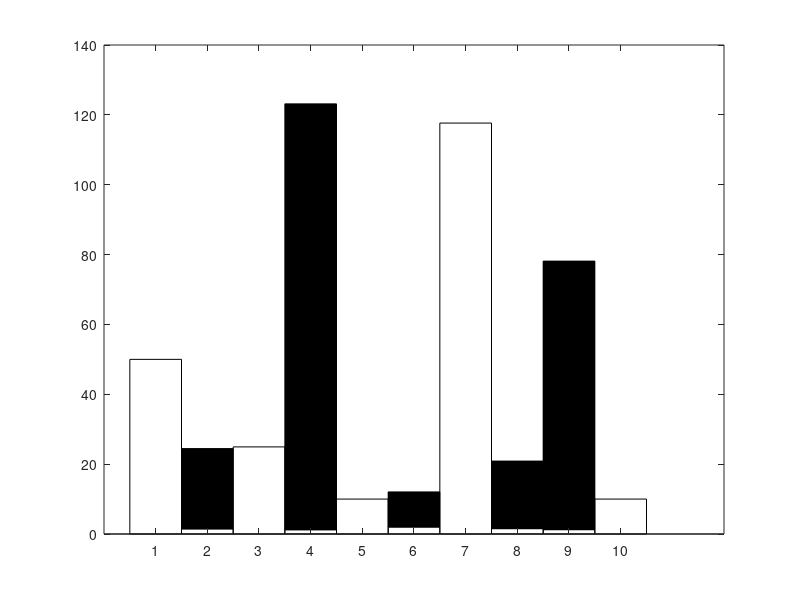

Recreate this plot in MATLAB. (Note: this script raises an error after producing the figure.)


lambda = 0.2;
%mu = 0.2;
mu = 0.234;
%mu = 0.2439;
Nc = 10;
N0 = 1;
h = [0.1+0.1i 0.2+0.8i 0.01+0.2i 0.1+0.9i 0.3+0.1i 0.1+0.7i 0.09+0.02i 0.1+0.8i 0.4+0.8i 0.1+0.3i];
Pn = zeros(Nc,1);
badness = zeros(Nc,1);

for i = 1:Nc
    badness(i) = N0./(abs(h(i))).^2;
    Pn(i) = 1/(lambda-mu*(abs(h(i)))^2) - badness(i);
    if Pn(i)<0
        Pn(i) = 0;
    end
end

Pn'

b = bar([badness,Pn],1,'stacked','FaceColor','flat');
for i = 1:Nc
    colour_b(i,:) = [0 0 1];
    colour_p(i,:) = [1 0 0];
end
b(1).CData = colour_b;
b(2).CData = colour_p;

legend('Noise to Carrier Ratio','Power allocation','FontSize',11); % Set the legend
xlabel('Subchannel Indices','FontSize',13); % Set the axes
title('Optimal Power Allocations (λ = 0.2, μ = 0.244)','FontSize',15); % Set the title

text(1, 80, sprintf('TimZ\n15/11/2021'),'FontSize',12);



